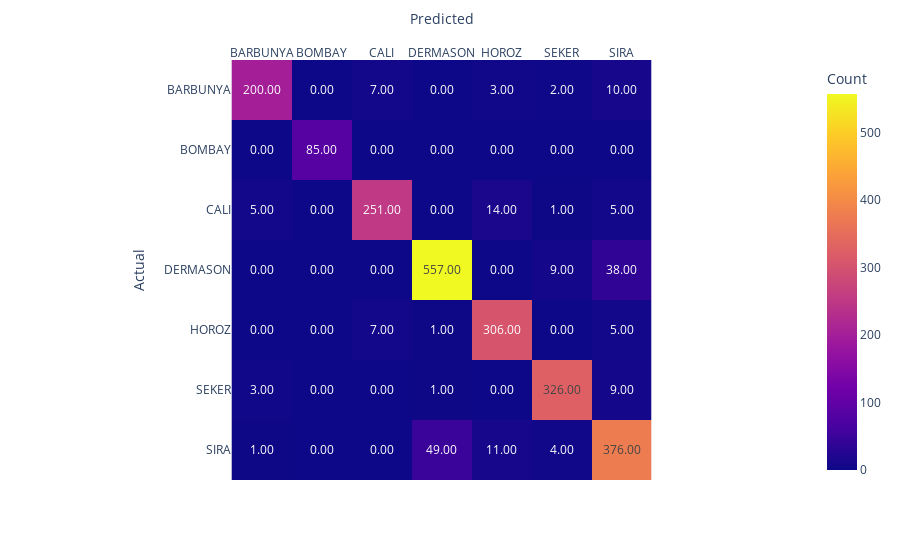
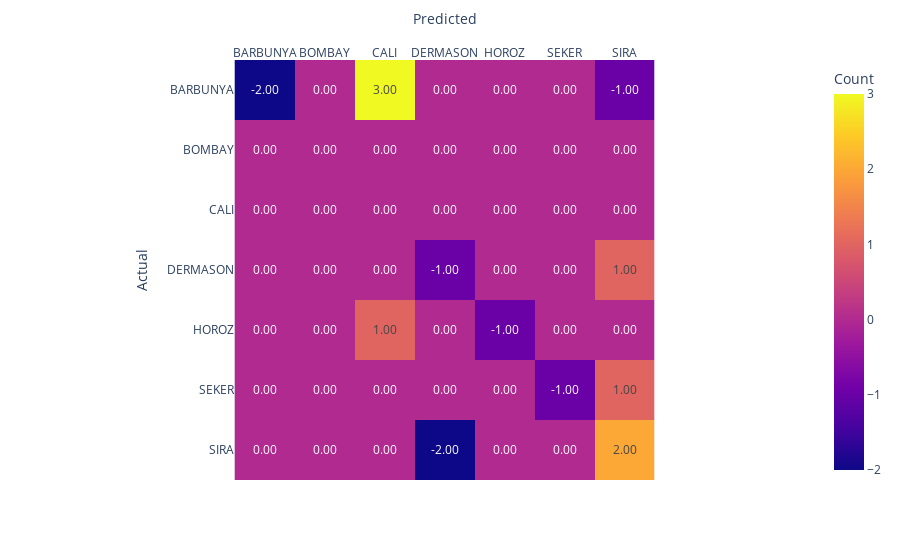

Write notebook code for charts like these, in order.
### Markdown cell above
### SVM - support vector machine

### Code cell
#tu encodowane dane dają błąd 
svm = SVC(kernel='linear', C=1, random_state=42, decision_function_shape='ovo').fit(X_train, y_encoded2)
#uwaga na zmiane parametrow bo moze sie robic kilka dni
y_pred = svm.predict(X_val)
report = classification_report(y_val_encoded2, y_pred)
print("Report:\n", report)

y_pred = labelencoder.inverse_transform(y_pred)
cm1 = confusion_matrix(y_val, y_pred, labels=class_names)
#print(f"confusion matrix:")
#print(cm)

# Plot confusion matrix
fig = px.imshow(cm1, labels=dict(x="Predicted", y="Actual", color="Count"), x=class_names, y=class_names,text_auto='.2f')
fig.update_xaxes(side="top")
fig.show()


print("AFTER FEATURE SELECTION:\n")
svm = SVC(kernel='linear', C=1, random_state=42, decision_function_shape='ovo').fit(X_train_filtered, y_encoded2)
print("SVM accuracy: {:.2f}".format(svm.score(X_val_filtered, y_val_encoded2)))
print("SVM f1 score: {:.2f}".format(sklearn.metrics.f1_score(y_val_encoded2, svm.predict(X_val_filtered), average='weighted')))
y_pred = labelencoder.inverse_transform(svm.predict(X_val_filtered))

report = classification_report(y_val, y_pred)
print("Report:\n", report)

#print(f"confusion matrix:")
#print(cm)
cm2 = confusion_matrix(y_val, y_pred, labels=class_names)
cm3 = cm2 - cm1

# Plot confusion matrix
fig = px.imshow(cm3, labels=dict(x="Predicted", y="Actual", color="Count"), x=class_names, y=class_names,text_auto='.2f')
fig.update_xaxes(side="top")
fig.show()

### Figure 1 — Plotly figure (JSON) as saved in the notebook; plotly's stock layout.template omitted (floating-point values rounded to 4 significant figures)
{"data": [{"coloraxis": "coloraxis", "hovertemplate": "Predicted: %{x}<br>Actual: %{y}<br>Count: %{z}<extra></extra>", "name": "0", "texttemplate": "%{z:.2f}", "type": "heatmap", "x": ["BARBUNYA", "BOMBAY", "CALI", "DERMASON", "HOROZ", "SEKER", "SIRA"], "xaxis": "x", "y": ["BARBUNYA", "BOMBAY", "CALI", "DERMASON", "HOROZ", "SEKER", "SIRA"], "yaxis": "y", "z": [[200, 0, 7, 0, 3, 2, 10], [0, 85, 0, 0, 0, 0, 0], [5, 0, 251, 0, 14, 1, 5], [0, 0, 0, 557, 0, 9, 38], [0, 0, 7, 1, 306, 0, 5], [3, 0, 0, 1, 0, 326, 9], [1, 0, 0, 49, 11, 4, 376]]}], "layout": {"coloraxis": {"colorbar": {"title": {"text": "Count"}}, "colorscale": [[0, "#0d0887"], [0.1111, "#46039f"], [0.2222, "#7201a8"], [0.3333, "#9c179e"], [0.4444, "#bd3786"], [0.5556, "#d8576b"], [0.6667, "#ed7953"], [0.7778, "#fb9f3a"], [0.8889, "#fdca26"], [1, "#f0f921"]]}, "margin": {"t": 60}, "xaxis": {"anchor": "y", "constrain": "domain", "domain": [0, 1], "scaleanchor": "y", "side": "top", "title": {"text": "Predicted"}}, "yaxis": {"anchor": "x", "autorange": "reversed", "constrain": "domain", "domain": [0, 1], "title": {"text": "Actual"}}}}

### Figure 2 — Plotly figure (JSON) as saved in the notebook; plotly's stock layout.template omitted (floating-point values rounded to 4 significant figures)
{"data": [{"coloraxis": "coloraxis", "hovertemplate": "Predicted: %{x}<br>Actual: %{y}<br>Count: %{z}<extra></extra>", "name": "0", "texttemplate": "%{z:.2f}", "type": "heatmap", "x": ["BARBUNYA", "BOMBAY", "CALI", "DERMASON", "HOROZ", "SEKER", "SIRA"], "xaxis": "x", "y": ["BARBUNYA", "BOMBAY", "CALI", "DERMASON", "HOROZ", "SEKER", "SIRA"], "yaxis": "y", "z": [[-2, 0, 3, 0, 0, 0, -1], [0, 0, 0, 0, 0, 0, 0], [0, 0, 0, 0, 0, 0, 0], [0, 0, 0, -1, 0, 0, 1], [0, 0, 1, 0, -1, 0, 0], [0, 0, 0, 0, 0, -1, 1], [0, 0, 0, -2, 0, 0, 2]]}], "layout": {"coloraxis": {"colorbar": {"title": {"text": "Count"}}, "colorscale": [[0, "#0d0887"], [0.1111, "#46039f"], [0.2222, "#7201a8"], [0.3333, "#9c179e"], [0.4444, "#bd3786"], [0.5556, "#d8576b"], [0.6667, "#ed7953"], [0.7778, "#fb9f3a"], [0.8889, "#fdca26"], [1, "#f0f921"]]}, "margin": {"t": 60}, "xaxis": {"anchor": "y", "constrain": "domain", "domain": [0, 1], "scaleanchor": "y", "side": "top", "title": {"text": "Predicted"}}, "yaxis": {"anchor": "x", "autorange": "reversed", "constrain": "domain", "domain": [0, 1], "title": {"text": "Actual"}}}}
